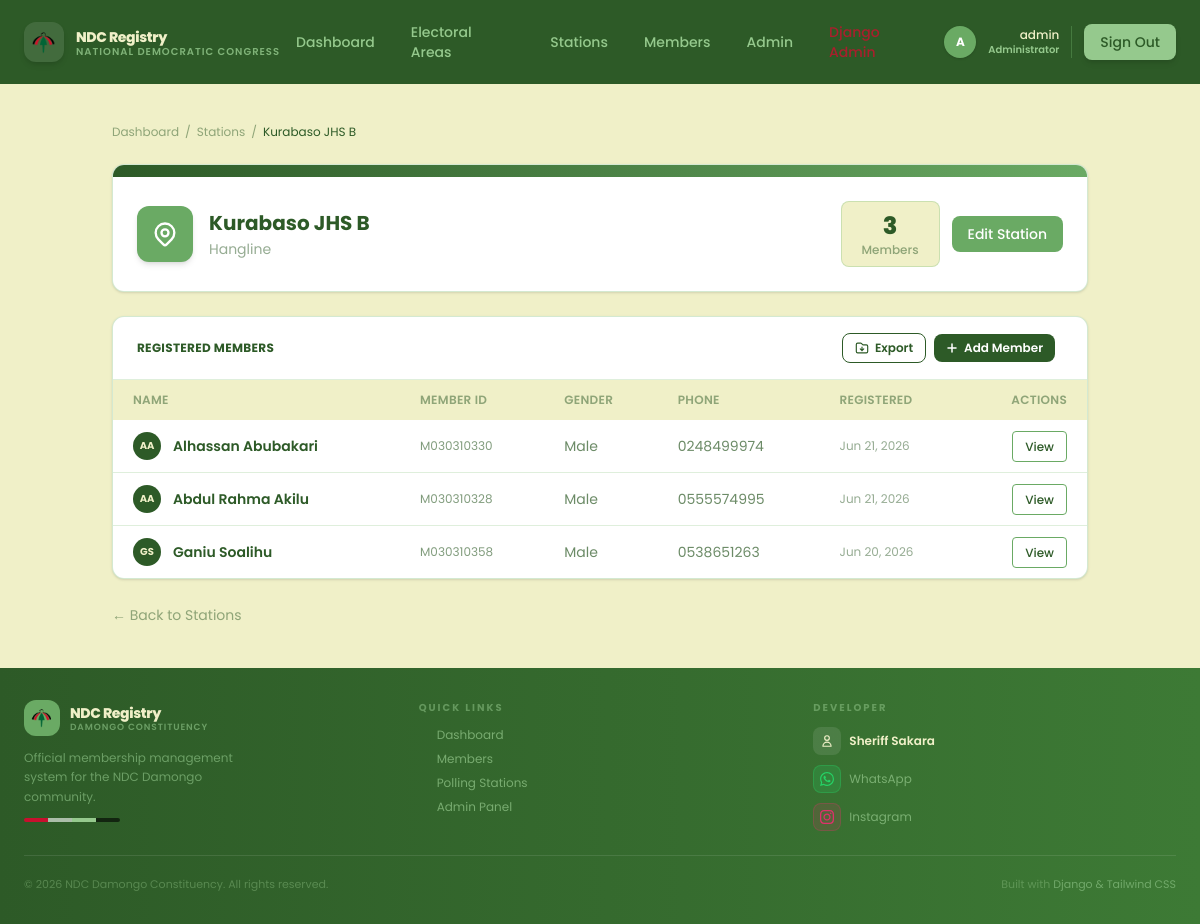
Page /stations/2/ (signed in) on the earlier database version.
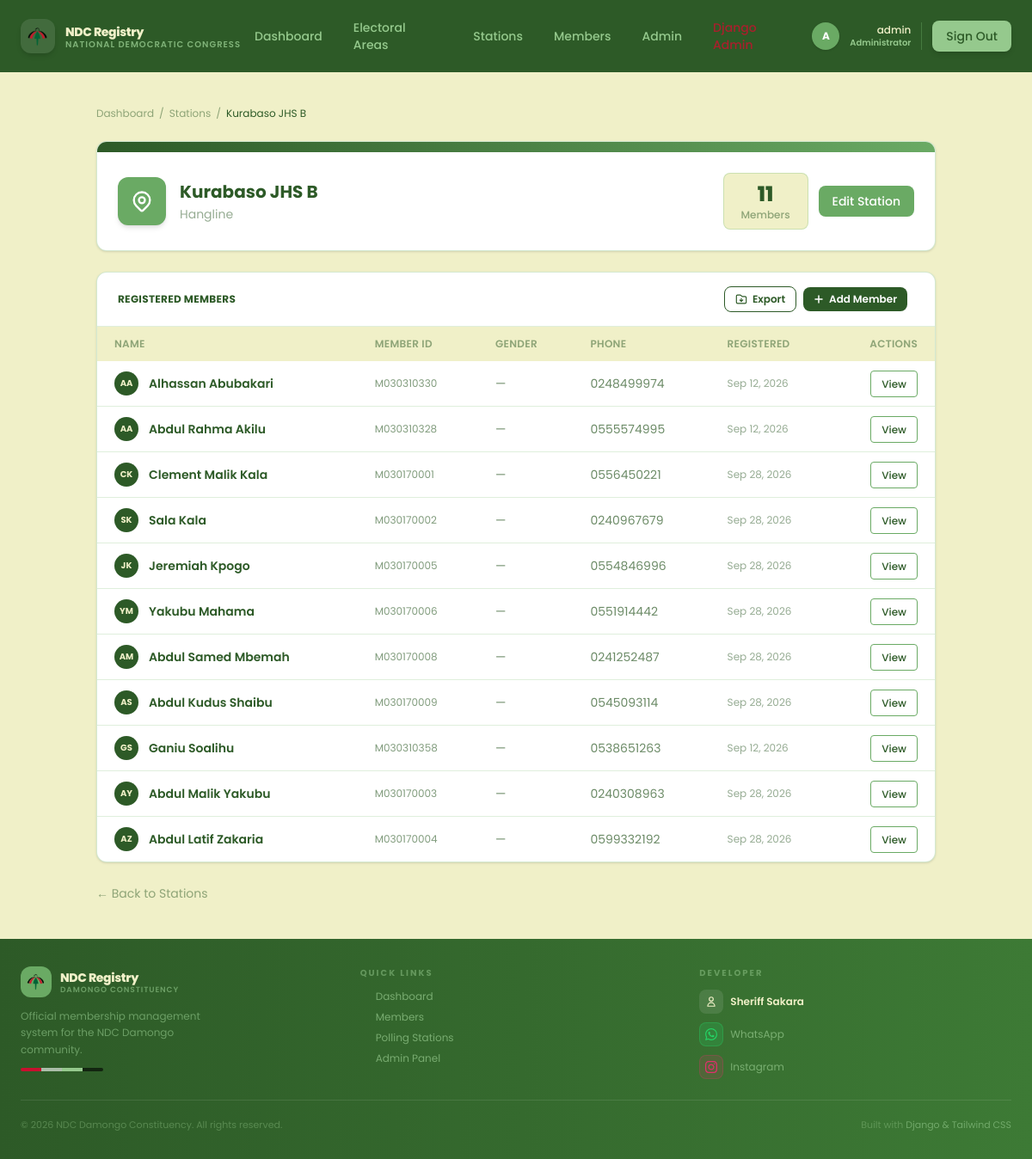
Same page on the later database version.
### core/models.py (models this page shows, shortened)
class PollingStation(models.Model):
    name = models.CharField(max_length=100)
    location = models.CharField(max_length=200, blank=True)
    constituency = models.CharField(max_length=100, blank=True)
    description = models.TextField(blank=True)
    created_at = models.DateTimeField(auto_now_add=True)
    electoral_area = models.ForeignKey(
        ElectoralArea,
        on_delete=models.CASCADE,
        null=True,
        blank=True,
        related_name='stations',
    )
    class Meta:
        ordering = ['name']

class PartyMember(models.Model):
    GENDER_CHOICES = [
        ('M', 'Male'),
        ('F', 'Female'),
    ]
    member_id = models.CharField(
        max_length=10,
        unique=True,
        editable=True,
        validators=[validate_member_id])
    first_name = models.CharField(max_length=50)
    middle_name = models.CharField(max_length=50, blank=True)
    last_name = models.CharField(max_length=50)
    gender = models.CharField(max_length=1, choices=GENDER_CHOICES, blank=True)
    date_of_birth = models.DateField(null=True, blank=True)
    phone = models.CharField(max_length=10, blank=True, validators=[validation_phone_no])
    occupation = models.CharField(max_length=100, blank=True)
    address = models.CharField(max_length=200, blank=True)
    ghana_card_id = models.CharField(
        max_length=15,
        blank=True,
        verbose_name='Ghana Card',
        validators=[validation_ghana_card]
        )
    voters_id = models.CharField(
        max_length=10,
        blank=True,
        unique=True,
        verbose_name='Voters ID',
        validators=[validation_voter_id]
        )
    polling_station = models.ForeignKey(
        PollingStation,
        on_delete=models.SET_NULL,
        null=True,
        related_name='members'
    )
    date_registered = models.DateField(default=timezone.now)
    registered_by = models.ForeignKey(
        User,
        on_delete=models.SET_NULL,
        null=True,
        blank=True,
        related_name='registered_members'
    )
    class Meta:
        ordering = ['-date_registered', 'last_name']

### core/views.py (the view)
# urls.py: path('stations/<int:pk>/', views.station_detail_view, name='station_detail'),
@login_required
def station_detail_view(request, pk):
    station = get_object_or_404(PollingStation, pk=pk)
    members = station.members.order_by('last_name', 'first_name')
    return render(request, 'core/station_detail.html', {
        'station': station,
        'members': members,
    })

### templates/core/station_detail.html (shortened to what this page needs)
{% extends "core/base.html" %}
{% block content %}
<div class="max-w-5xl mx-auto px-6 py-10">
    <nav class="text-xs text-[#2d5a27]/50 mb-6 flex items-center gap-1.5">
        <a href="{% url 'home' %}" class="hover:text-[#6aaa64]">Dashboard</a>
        <span>/</span>
        <a href="{% url 'station_list' %}" class="hover:text-[#6aaa64]">Stations</a>
        <span>/</span>
        <span class="text-[#2d5a27]">{{ station.name }}</span>
    </nav>
    <div class="bg-white border border-[#95c98d]/40 rounded-xl shadow-sm overflow-hidden mb-6">
        <div class="h-3 bg-gradient-to-r from-[#2d5a27] to-[#6aaa64]"></div>
        <div class="p-6 flex flex-col sm:flex-row sm:items-center justify-between gap-4">
            <div class="flex items-center gap-4">
                <div class="w-14 h-14 rounded-xl bg-[#6aaa64] flex items-center justify-center shrink-0 shadow-md">
                </div>
                <div>
                    <h1 class="text-xl font-bold text-[#2d5a27]">{{ station.name }}</h1>
                    <p class="text-sm text-[#2d5a27]/50 mt-0.5">{{ station.location|default:"Location not specified" }}</p>
                </div>
            </div>
            <div class="flex items-center gap-3">
                <div class="text-center px-5 py-2 bg-[#f0f0c8] rounded-lg border border-[#95c98d]/40">
                    <p class="text-2xl font-extrabold text-[#2d5a27]">{{ members.count }}</p>
                    <p class="text-xs text-[#2d5a27]/50 font-medium">Members</p>
                </div>
                {% if user.is_staff %}
                <a href="{% url 'station_edit' station.pk %}"
                   class="px-4 py-2 text-sm font-medium bg-[#6aaa64] text-white rounded-lg hover:bg-[#2d5a27] transition-colors">
                    Edit Station
                </a>
                {% endif %}
            </div>
        </div>
    </div>
    <div class="bg-white border border-[#95c98d]/40 rounded-xl shadow-sm overflow-hidden">
        <div class="flex items-center justify-between px-6 py-4 border-b border-[#95c98d]/30">
            <h2 class="text-xs font-bold text-[#2d5a27] uppercase tracking-wide">Registered Members</h2>
           <div class='flex items-center mr-2 space-x-2'>
                {% if user.is_staff or user.is_superuser %}
                    {% if members %}
                    <a href="{% url 'export_data' station.pk%}"
                    class="inline-flex items-center gap-1.5 text-xs font-semibold text-[#2d5a27] border border-[#2d5a27] bg-white px-3 py-1.5 rounded-lg hover:bg-[#2d5a27] hover:text-white transition-colors duration-150">
                        Export
                    </a>
                    {% endif %}
                <a href="{% url 'member_create' %}?station={{ station.pk }}"
                class="inline-flex items-center gap-1.5 text-xs font-semibold text-white bg-[#2d5a27] px-3 py-1.5 rounded-lg hover:bg-[#6aaa64] transition-colors duration-150">
                    <svg class="w-3 h-3" fill="none" stroke="currentColor" stroke-width="3" viewBox="0 0 24 24">
                        <path stroke-linecap="round" stroke-linejoin="round" d="M12 4v16m8-8H4"/>
                    </svg>
                    Add Member
                </a>
                {% endif %}
            </div>
        </div>
        <div class="overflow-x-auto">
            <table class="w-full text-sm">
                <thead>
                    <tr class="bg-[#f0f0c8] text-xs text-[#2d5a27]/50 uppercase tracking-wide">
                        <th class="px-5 py-3 text-left font-semibold">Name</th>
                        <th class="px-5 py-3 text-left font-semibold hidden sm:table-cell">Member ID</th>
                        <th class="px-5 py-3 text-left font-semibold hidden md:table-cell">Gender</th>
                        <th class="px-5 py-3 text-left font-semibold hidden lg:table-cell">Phone</th>
                        <th class="px-5 py-3 text-left font-semibold hidden lg:table-cell">Registered</th>
                        <th class="px-5 py-3 text-right font-semibold">Actions</th>
                    </tr>
                </thead>
                <tbody class="divide-y divide-[#95c98d]/30">
                    {% for member in members %}
                    <tr class="hover:bg-[#f0f0c8]/50 transition-colors">
                        <td class="px-5 py-3">
                            <div class="flex items-center gap-3">
                                <div class="w-7 h-7 rounded-full bg-[#2d5a27] flex items-center justify-center shrink-0">
                                    <span class="text-[10px] font-bold text-[#f0f0c8]">{{ member.first_name.0|upper }}{{ member.last_name.0|upper }}</span>
                                </div>
                                <span class="font-semibold text-[#2d5a27]">{{ member.first_name }} {{ member.last_name }}</span>
                            </div>
                        </td>
                        <td class="px-5 py-3 hidden sm:table-cell text-[#2d5a27]/60 font-mono text-xs">{{ member.member_id }}</td>
                        <td class="px-5 py-3 hidden md:table-cell text-[#2d5a27]/70">{{ member.get_gender_display|default:"—" }}</td>
                        <td class="px-5 py-3 hidden lg:table-cell text-[#2d5a27]/70">{{ member.phone|default:"—" }}</td>
                        <td class="px-5 py-3 hidden lg:table-cell text-[#2d5a27]/50 text-xs">{{ member.date_registered|date:"M d, Y" }}</td>
                        <td class="px-5 py-3 text-right">
                            <a href="{% url 'member_detail' member.pk %}"
                               class="px-3 py-1.5 text-xs font-medium text-[#2d5a27] border border-[#6aaa64] rounded hover:bg-[#2d5a27] hover:text-[#f0f0c8] transition-colors">
                                View
                            </a>
                        </td>
                    </tr>
                    {% empty %}
                    <tr>
                        <td colspan="6" class="px-5 py-12 text-center text-sm text-[#2d5a27]/40">
                            No members assigned to this station yet.
                        </td>
                    </tr>
                    {% endfor %}
                </tbody>
            </table>
        </div>
    </div>
    <div class="mt-6">
        <a href="{% url 'station_list' %}" class="text-sm text-[#2d5a27]/50 hover:text-[#6aaa64] transition-colors">← Back to Stations</a>
    </div>
</div>
{% endblock content %}

### templates/core/partials/navbar.html (shortened to what this page needs)
{% load static %}
<nav class="w-full bg-[#2d5a27] sticky top-0 z-50 transition-all duration-300">
    <div class="container mx-auto max-w-7xl px-6 py-3.5">
        <div class="flex items-center justify-between">
            <a href="{% url 'home' %}" class="flex items-center gap-3 select-none group">
                <div class="w-10 h-10 rounded-xl bg-white/10 flex items-center justify-center shrink-0 shadow-md
                            group-hover:bg-white/20 group-hover:scale-110 transition-all duration-300">
                    <img src="{% static 'images/ndc-logo.png' %}"
                         alt="NDC Logo"
                         class="w-8 h-8 object-contain"/>
                </div>
                <div class="flex flex-col leading-none">
                    <span class="text-sm font-extrabold text-[#f0f0c8] tracking-tight group-hover:text-white transition-colors">NDC Registry</span>
                    <span class="text-[10px] font-semibold text-[#95c98d]/80 uppercase tracking-widest hidden sm:block">National Democratic Congress</span>
                </div>
            </a>
            {% if user.is_authenticated %}
            <div class="hidden md:flex items-center gap-1 flex-1 justify-center">
                {% with request.resolver_match.url_name as url_name %}
                <a href="{% url 'home' %}"
                   class="px-4 py-2 rounded-lg text-sm font-medium transition-all duration-200
                          {% if url_name == 'home' %}bg-[#6aaa64]/30 text-[#f0f0c8]{% else %}text-[#95c98d] hover:text-[#f0f0c8] hover:bg-[#6aaa64]/20{% endif %}">
                    Dashboard
                </a>
                <a href="{% url 'area_list'%}"
                   class="px-4 py-2 rounded-lg text-sm font-medium transition-all duration-200
                          {% if url_name == 'area_list' %}bg-[#6aaa64]/30 text-[#f0f0c8]{% else %}text-[#95c98d] hover:text-[#f0f0c8] hover:bg-[#6aaa64]/20{% endif %}">
                    Electoral Areas
                </a>
                <a href="{% url 'station_list' %}"
                   class="px-4 py-2 rounded-lg text-sm font-medium transition-all duration-200
                          {% if url_name == 'station_list' %}bg-[#6aaa64]/30 text-[#f0f0c8]{% else %}text-[#95c98d] hover:text-[#f0f0c8] hover:bg-[#6aaa64]/20{% endif %}">
                    Stations
                </a>
                <a href="{% url 'member_list' %}"
                   class="px-4 py-2 rounded-lg text-sm font-medium transition-all duration-200
                          {% if url_name == 'member_list' %}bg-[#6aaa64]/30 text-[#f0f0c8]{% else %}text-[#95c98d] hover:text-[#f0f0c8] hover:bg-[#6aaa64]/20{% endif %}">
                    Members
                </a>
                {% if user.is_staff %}
                <a href="{% url 'admin_dashboard' %}"
                   class="px-4 py-2 rounded-lg text-sm font-medium transition-all duration-200
                          {% if url_name == 'admin_dashboard' %}bg-[#6aaa64]/30 text-[#f0f0c8]{% else %}text-[#95c98d] hover:text-[#f0f0c8] hover:bg-[#6aaa64]/20{% endif %}">
                    Admin
                </a>
                {% endif %}
                {% if user.is_superuser %}
                <a href="/admin/"
                   class="px-4 py-2 rounded-lg text-sm font-medium text-[#c8102e]/80 hover:text-[#f0f0c8] hover:bg-[#c8102e]/20 transition-all duration-200">
                </a>
                {% endif %}
                {% endwith %}
            </div>
            {% endif %}
            <div class="flex items-center gap-3">
                {% if user.is_authenticated %}
                    <div class="hidden sm:flex items-center gap-3 border-r border-[#6aaa64]/40 pr-3">
                        <div class="w-8 h-8 rounded-full bg-[#6aaa64] flex items-center justify-center text-white text-xs font-bold shadow-sm">
                            {{ user.get_full_name|default:user.username|slice:":1"|upper }}
                        </div>
                        <div class="flex flex-col text-right">
                            <span class="text-xs text-[#f0f0c8] font-medium leading-tight">{{ user.get_full_name|default:user.username }}</span>
                            {% if user.is_staff %}
                            <span class="text-[10px] text-[#95c98d] font-semibold">Administrator</span>
                            {% else %}
                            <span class="text-[10px] text-[#6aaa64] font-semibold">Member</span>
                            {% endif %}
                        </div>
                    </div>
                    <a href="{% url 'logout' %}"
                       class="px-4 py-2 text-sm font-medium text-[#2d5a27] bg-[#95c98d] rounded-lg
                              hover:bg-[#f0f0c8] hover:scale-105 active:scale-95 transition-all duration-200 shadow-md">
                        Sign Out
                    </a>
                {% else %}
                    {% comment %} <a href="#"
                       class="px-4 py-2 text-sm font-medium text-white bg-[#6aaa64] rounded-lg
                              hover:bg-[#95c98d] hover:scale-105 active:scale-95 transition-all duration-200 shadow-md">
                        Sign In
                    </a> {% endcomment %}
                {% endif %}
            </div>
        </div>
    </div>
</nav>

Differences in the rows shown:
removed PartyMember: first_name.0 "A", last_name.0 "A", first_name "Alhassan", last_name "Abubakari", member_id "M030310330", gender "Male", phone "0248499974", date_registered "Jun 21, 2026"
removed PartyMember: first_name.0 "A", last_name.0 "A", first_name "Abdul Rahma", last_name "Akilu", member_id "M030310328", gender "Male", phone "0555574995", date_registered "Jun 21, 2026"
removed PartyMember: first_name.0 "G", last_name.0 "S", first_name "Ganiu", last_name "Soalihu", member_id "M030310358", gender "Male", phone "0538651263", date_registered "Jun 20, 2026"
added PartyMember: first_name.0 "A", last_name.0 "A", first_name "Alhassan", last_name "Abubakari", member_id "M030310330", gender "—", phone "0248499974", date_registered "Sep 12, 2026"
added PartyMember: first_name.0 "A", last_name.0 "A", first_name "Abdul Rahma", last_name "Akilu", member_id "M030310328", gender "—", phone "0555574995", date_registered "Sep 12, 2026"
added PartyMember: first_name.0 "C", last_name.0 "K", first_name "Clement Malik", last_name "Kala", member_id "M030170001", gender "—", phone "0556450221", date_registered "Sep 28, 2026"
added PartyMember: first_name.0 "S", last_name.0 "K", first_name "Sala", last_name "Kala", member_id "M030170002", gender "—", phone "0240967679", date_registered "Sep 28, 2026"
added PartyMember: first_name.0 "J", last_name.0 "K", first_name "Jeremiah", last_name "Kpogo", member_id "M030170005", gender "—", phone "0554846996", date_registered "Sep 28, 2026"
added PartyMember: first_name.0 "Y", last_name.0 "M", first_name "Yakubu", last_name "Mahama", member_id "M030170006", gender "—", phone "0551914442", date_registered "Sep 28, 2026"
added PartyMember: first_name.0 "A", last_name.0 "M", first_name "Abdul Samed", last_name "Mbemah", member_id "M030170008", gender "—", phone "0241252487", date_registered "Sep 28, 2026"
added PartyMember: first_name.0 "A", last_name.0 "S", first_name "Abdul Kudus", last_name "Shaibu", member_id "M030170009", gender "—", phone "0545093114", date_registered "Sep 28, 2026"
added PartyMember: first_name.0 "G", last_name.0 "S", first_name "Ganiu", last_name "Soalihu", member_id "M030310358", gender "—", phone "0538651263", date_registered "Sep 12, 2026"
added PartyMember: first_name.0 "A", last_name.0 "Y", first_name "Abdul Malik", last_name "Yakubu", member_id "M030170003", gender "—", phone "0240308963", date_registered "Sep 28, 2026"
added PartyMember: first_name.0 "A", last_name.0 "Z", first_name "Abdul Latif", last_name "Zakaria", member_id "M030170004", gender "—", phone "0599332192", date_registered "Sep 28, 2026"
Other differences:
{{ members.count }}: "3" → "11"
